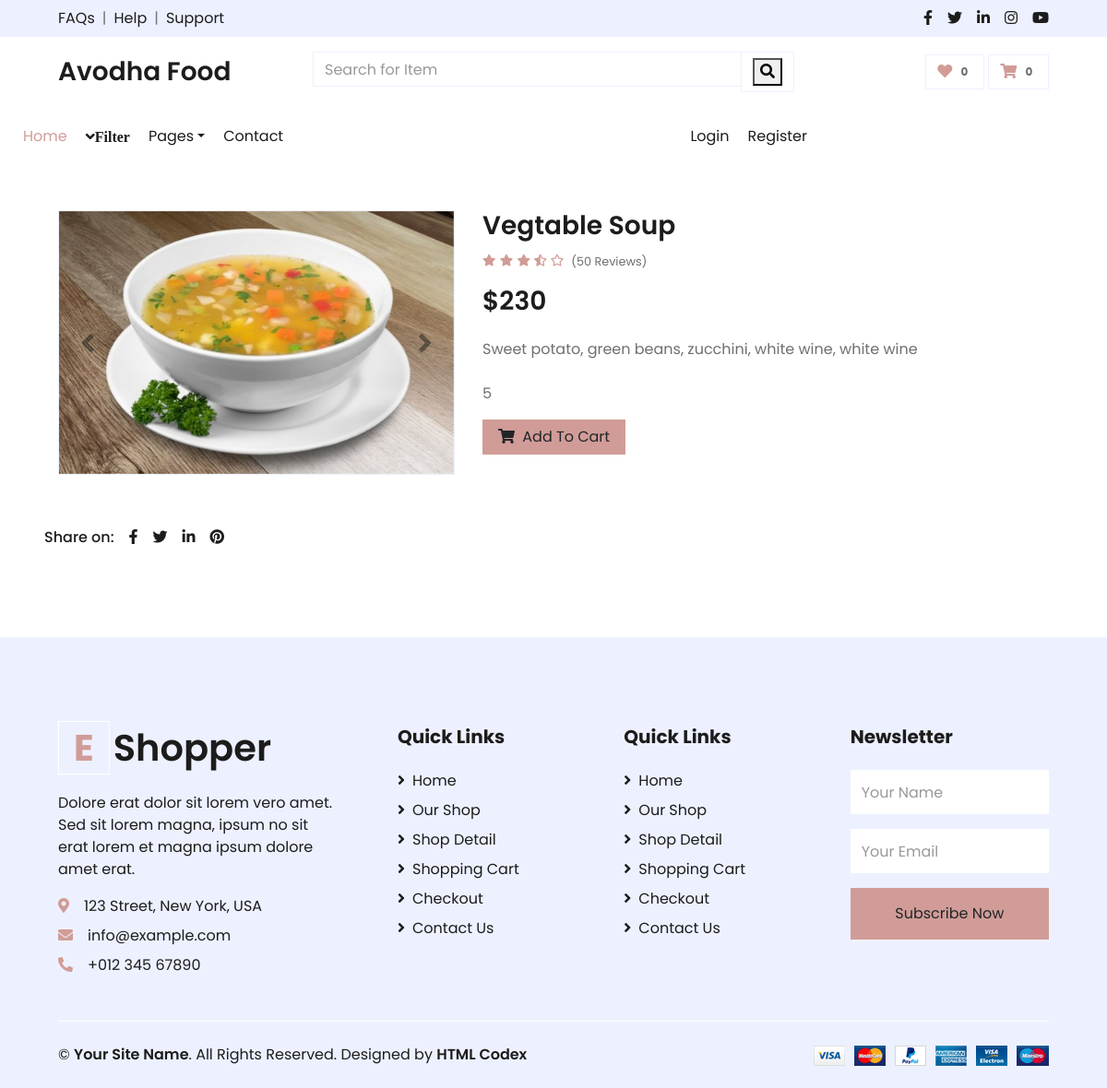
/vegtable-recipe/vegtable-soup/, run on the app's committed database.
### shop/models.py (models this page shows, shortened)
class Product(models.Model):
    name = models.CharField(max_length=250, unique=True)
    slug = models.SlugField(max_length=250, unique=True)
    img=models.ImageField(upload_to='product')
    desc=models.TextField()
    stock=models.IntegerField()
    available=models.BooleanField()
    price=models.IntegerField()
    category=models.ForeignKey(Category,on_delete=models.CASCADE)

### shop/views.py (the view)
# urls.py: path('<slug:c_slug>/<slug:product_slug>/', views.productDetails, name='details'),
def productDetails(request,c_slug,product_slug):
        try:
            prodt=Product.objects.get(category__slug=c_slug,slug=product_slug)
        except Exception as e:
            raise e
        return render(request,'detail.html',{'pr':prodt})

### cart/context_processor.py (called while the page is built)
def count(request):
    item_count=0
    if 'admin' in request.path:
        return {}
    else:
        try:
            ct=CartList.objects.filter(cart_id=cart_id(request))
            cti=Items.objects.all().filter(cart=ct[:1])
            for c in cti:
                item_count+=c.quantity
        except CartList.DoesNotExist:
            item_count=0
        return dict(itc=item_count)

### cart/views.py (called while the page is built)
def cart_id(request):
    ct_id=request.session.session_key
    if not ct_id:
        ct_id= request.session.create()
    return ct_id

### templates/detail.html (shortened to what this page needs)
{% extends 'base.html' %}
{% load static %}
{% block content %}
<!DOCTYPE html>
<html lang="en">
<head>
    <link href="https://cdnjs.cloudflare.com/ajax/libs/font-awesome/5.10.0/css/all.min.css" rel="stylesheet">
    <link href="{% static 'home/lib/owlcarousel/assets/owl.carousel.min.css' %}" rel="stylesheet">
    <link href="{% static 'home/css/style.css'%}" rel="stylesheet">
</head>
<body>
    <div class="container-fluid py-5">
        <div class="row px-xl-5">
            <div class="col-lg-5 pb-5">
                <div id="product-carousel" class="carousel slide" data-ride="carousel">
                    <div class="carousel-inner border">
                        <div class="carousel-item active">
                            <img class="w-100 h-100" src="{{pr.img.url}}" alt="Image">
                        </div>
                    </div>
                    <a class="carousel-control-prev" href="#product-carousel" data-slide="prev">
                        <i class="fa fa-2x fa-angle-left text-dark"></i>
                    </a>
                    <a class="carousel-control-next" href="#product-carousel" data-slide="next">
                        <i class="fa fa-2x fa-angle-right text-dark"></i>
                    </a>
                </div>
            </div>
            <div class="col-lg-7 pb-5">
                <h3 class="font-weight-semi-bold">{{pr.name}}</h3>
                <div class="d-flex mb-3">
                    <div class="text-primary mr-2">
                        <small class="fas fa-star"></small>
                        <small class="fas fa-star"></small>
                        <small class="fas fa-star"></small>
                        <small class="fas fa-star-half-alt"></small>
                        <small class="far fa-star"></small>
                    </div>
                    <small class="pt-1">(50 Reviews)</small>
                </div>
                <h3 class="font-weight-semi-bold mb-4">${{pr.price}}</h3>
                <p class="mb-4"> {{pr.desc}}</p>
                <p>{{pr.stock}}</p>
                    {% if pr.stock <= 0 %}
                        <h1 style="color:red">Sorry,No stock left</h1style>
                    {% else %}
                        <a  href="{% url 'addcart' pr.id %}" class="btn btn-primary px-3"><i class="fa fa-shopping-cart mr-1"></i> Add To Cart</a>
                            {% endif %}
                </div>
                <div class="d-flex pt-2">
                    <p class="text-dark font-weight-medium mb-0 mr-2">Share on:</p>
                    <div class="d-inline-flex">
                        <a class="text-dark px-2" href="">
                            <i class="fab fa-facebook-f"></i>
                        </a>
                        <a class="text-dark px-2" href="">
                            <i class="fab fa-twitter"></i>
                        </a>
                        <a class="text-dark px-2" href="">
                            <i class="fab fa-linkedin-in"></i>
                        </a>
                        <a class="text-dark px-2" href="">
                            <i class="fab fa-pinterest"></i>
                        </a>
                    </div>
                </div>
            </div>
        </div>
    <div class="container-fluid bg-secondary text-dark mt-5 pt-5">
        <div class="row px-xl-5 pt-5">
            <div class="col-lg-4 col-md-12 mb-5 pr-3 pr-xl-5">
                <a href="" class="text-decoration-none">
                    <h1 class="mb-4 display-5 font-weight-semi-bold"><span class="text-primary font-weight-bold border border-white px-3 mr-1">E</span>Shopper</h1>
                </a>
                <p>Dolore erat dolor sit lorem vero amet. Sed sit lorem magna, ipsum no sit erat lorem et magna ipsum dolore amet erat.</p>
                <p class="mb-2"><i class="fa fa-map-marker-alt text-primary mr-3"></i>123 Street, New York, USA</p>
                <p class="mb-2"><i class="fa fa-envelope text-primary mr-3"></i>info@example.com</p>
                <p class="mb-0"><i class="fa fa-phone-alt text-primary mr-3"></i>+012 345 67890</p>
            </div>
            <div class="col-lg-8 col-md-12">
                <div class="row">
                    <div class="col-md-4 mb-5">
                        <h5 class="font-weight-bold text-dark mb-4">Quick Links</h5>
                        <div class="d-flex flex-column justify-content-start">
                            <a class="text-dark mb-2" href="index.html"><i class="fa fa-angle-right mr-2"></i>Home</a>
                            <a class="text-dark mb-2" href="shop.html"><i class="fa fa-angle-right mr-2"></i>Our Shop</a>
                            <a class="text-dark mb-2" href="detail.html"><i class="fa fa-angle-right mr-2"></i>Shop Detail</a>
                            <a class="text-dark mb-2" href="cart.html"><i class="fa fa-angle-right mr-2"></i>Shopping Cart</a>
                            <a class="text-dark mb-2" href="checkout.html"><i class="fa fa-angle-right mr-2"></i>Checkout</a>
                            <a class="text-dark" href="contact.html"><i class="fa fa-angle-right mr-2"></i>Contact Us</a>
                        </div>
                    </div>
                    <div class="col-md-4 mb-5">
                        <h5 class="font-weight-bold text-dark mb-4">Quick Links</h5>
                        <div class="d-flex flex-column justify-content-start">
                            <a class="text-dark mb-2" href="index.html"><i class="fa fa-angle-right mr-2"></i>Home</a>
                            <a class="text-dark mb-2" href="shop.html"><i class="fa fa-angle-right mr-2"></i>Our Shop</a>
                            <a class="text-dark mb-2" href="detail.html"><i class="fa fa-angle-right mr-2"></i>Shop Detail</a>
                            <a class="text-dark mb-2" href="cart.html"><i class="fa fa-angle-right mr-2"></i>Shopping Cart</a>
                            <a class="text-dark mb-2" href="checkout.html"><i class="fa fa-angle-right mr-2"></i>Checkout</a>
                            <a class="text-dark" href="contact.html"><i class="fa fa-angle-right mr-2"></i>Contact Us</a>
                        </div>
                    </div>
                    <div class="col-md-4 mb-5">
                        <h5 class="font-weight-bold text-dark mb-4">Newsletter</h5>
                        <form action="">
                            <div class="form-group">
                                <input type="text" class="form-control border-0 py-4" placeholder="Your Name" required="required" />
                            </div>
                            <div class="form-group">
                                <input type="email" class="form-control border-0 py-4" placeholder="Your Email"
                                    required="required" />
                            </div>
                            <div>
                                <button class="btn btn-primary btn-block border-0 py-3" type="submit">Subscribe Now</button>
                            </div>
                        </form>
                    </div>
                </div>
            </div>
        </div>
        <div class="row border-top border-light mx-xl-5 py-4">
            <div class="col-md-6 px-xl-0">
                <p class="mb-md-0 text-center text-md-left text-dark">
                    &copy; <a class="text-dark font-weight-semi-bold" href="#">Your Site Name</a>. All Rights Reserved. Designed
                    by
                    <a class="text-dark font-weight-semi-bold" href="https://htmlcodex.com">HTML Codex</a>
                </p>
            </div>
            <div class="col-md-6 px-xl-0 text-center text-md-right">
                <img class="img-fluid" src="home/img/payments.png" alt="">
            </div>
        </div>
    </div>
</body>
</html>
{% endblock %}

### data on the page
Product: img (picture), name "Vegtable Soup", price "230", desc "Sweet potato, green beans, zucchini, white wine, white wine", stock "5"

### other printed values
{{ itc }} "0"
